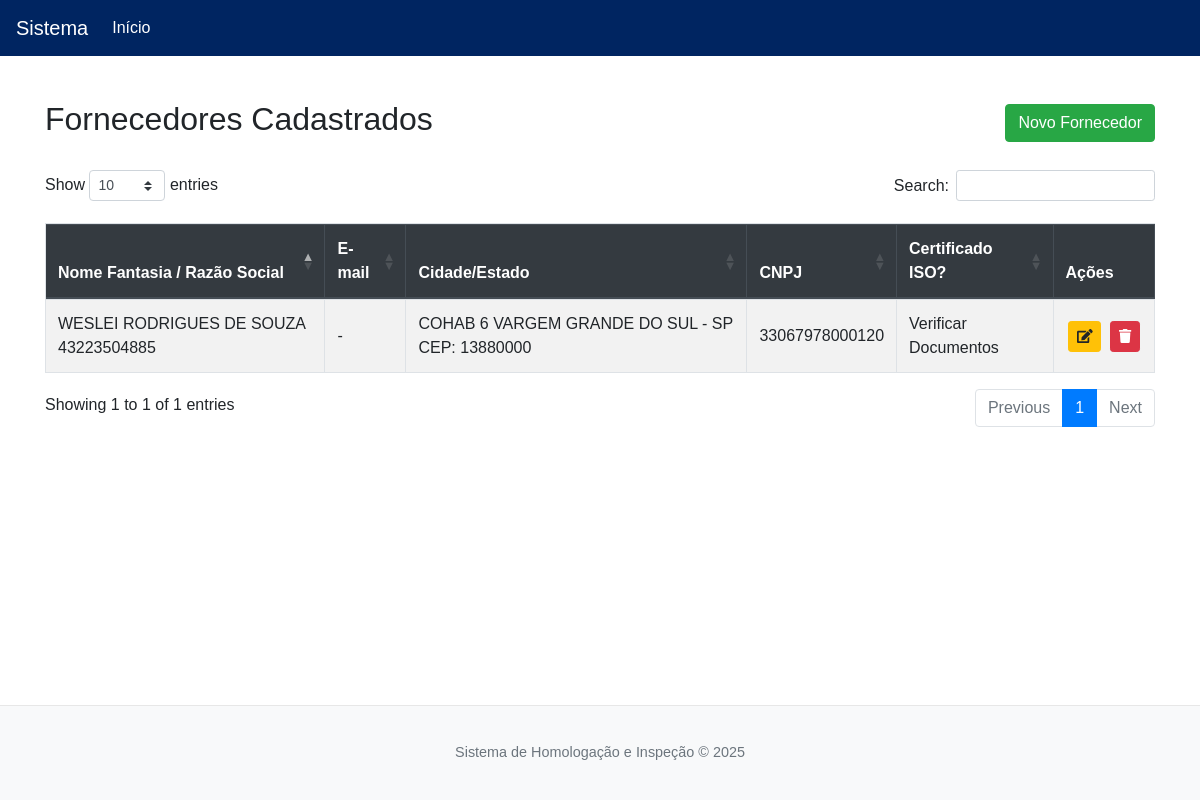
The page /listar_fornecedores on the database its author committed.
### app.py (models this page shows, shortened)
class Fornecedor(db.Model):
    id = db.Column(db.Integer, primary_key=True)
    cnpj = db.Column(db.String(18), unique=True, nullable=False)
    razao_social = db.Column(db.String(255), nullable=False)
    nome_fantasia = db.Column(db.String(255))
    email = db.Column(db.String(255))
    telefone = db.Column(db.String(20))
    endereco = db.Column(db.String(255))
    tipo = db.Column(db.String(50), nullable=False) # 'servico' ou 'material'
    status = db.Column(db.Boolean, default=True, nullable=False) # True para ativo, False para inativo
    public_id = db.Column(db.String(36), unique=True, nullable=False, default=lambda: str(uuid4()))
    documentos = db.relationship('DocumentoFornecedor', backref='fornecedor', lazy=True, cascade="all, delete-orphan")

### app.py (the view)
@app.route('/listar_fornecedores')
def listar_fornecedores():
    fornecedores = Fornecedor.query.all()
    return render_template('listar_fornecedores.html', fornecedores=fornecedores)

### templates/listar_fornecedores.html (shortened to what this page needs)
{% extends "base.html" %}
{% block head_extra %}
<link rel="stylesheet" href="https://cdnjs.cloudflare.com/ajax/libs/font-awesome/5.15.3/css/all.min.css">
<link rel="stylesheet" href="https://cdn.datatables.net/1.13.8/css/dataTables.bootstrap4.min.css">
{% endblock %}
{% block content %}
<div class="d-flex justify-content-between align-items-center mb-3">
    <h2>Fornecedores Cadastrados</h2>
    <button type="button" class="btn btn-success" data-toggle="modal" data-target="#modalFornecedor" data-action="novo">Novo Fornecedor</button>
</div>
{% if fornecedores %}
<div class="table-responsive">
    <table id="fornecedoresTable" class="table table-hover table-striped table-bordered" style="width:100%">
        <thead class="thead-dark">
            <tr>
                <th>Nome Fantasia / Razão Social</th>
                <th>E-mail</th>
                <th>Cidade/Estado</th>
                <th>CNPJ</th>
                <th>Certificado ISO?</th>
                <th class="actions-col no-sort">Ações</th>
            </tr>
        </thead>
        <tbody>
            {% for fornecedor in fornecedores %}
            <tr>
                <td>{{ fornecedor.nome_fantasia or fornecedor.razao_social }}</td>
                <td>{{ fornecedor.email or '-' }}</td>
                <td>{{ fornecedor.endereco or '-' }} </td>
                <td>{{ fornecedor.cnpj }}</td>
                <td>Verificar Documentos </td>
                <td class="actions-col text-center">
                    <a href="{{ url_for('visualizar_fornecedor', public_id=fornecedor.public_id) }}" class="btn btn-warning btn-sm" title="Editar">
                        <i class="fas fa-edit"></i>
                    </a>
                    <button class="btn btn-danger btn-sm" title="Excluir">
                        <i class="fas fa-trash"></i>
                    </button>
                </td>
            </tr>
            {% endfor %}
        </tbody>
    </table>
</div>
{% else %}
<div class="alert alert-info" role="alert">
    Nenhum fornecedor cadastrado ainda. <a href="{{ url_for('novo_fornecedor') }}" class="alert-link">Clique aqui para adicionar o primeiro fornecedor.</a>
</div>
{% endif %}
{% endblock %}

### static/style.css (style rules this page uses)
body { display: flex; flex-direction: column; min-height: 100vh; font-family: 'Arial', sans-serif; }
.actions-col { text-align: center; white-space: nowrap; }
.actions-col .btn { margin: 0 2px; }
.table th, .table td { vertical-align: middle; }

### templates/base.html (style rules this page uses)
body { display: flex; flex-direction: column; min-height: 100vh; }

### templates/listar_fornecedores.html (style rules this page uses)
#fornecedoresTable .actions-col { white-space: nowrap; }
#fornecedoresTable .actions-col .btn { margin: 0 2px; }

### rows shown on the page
Fornecedor: nome_fantasia+razao_social "WESLEI RODRIGUES DE SOUZA 43223504885", email "-", endereco "COHAB 6 VARGEM GRANDE DO SUL - SP CEP: 13880000", cnpj "33067978000120"
